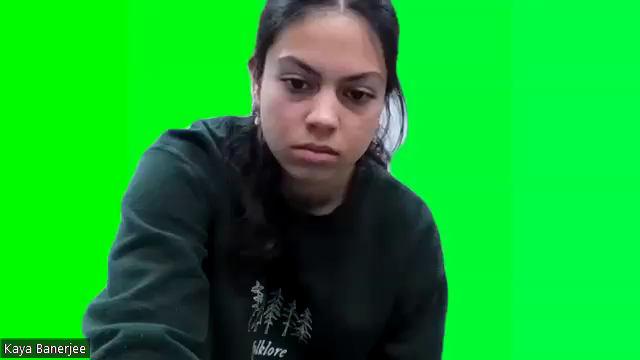
#> input picture Step 3.75 Transparent Video/Testing/frame2.png, 640 x 360 px
$ python transparent.py
#> lines starting #> are read from the running program, lines starting #| are printed output that depends on the picture; after the words box and inside, x2 and y2 are one past the last pixel; in counts of white or black regions, pixels touching at a corner belong together
import cv2
import numpy as np

def make_green_part_transparent(image_path, output_path):
    # Read the image
#> called with image_path = 'frame2.png', output_path = 'green.png'
    img = cv2.imread(image_path)
#> img is the input picture: shape (360, 640, 3); mean B, G, R 43.5, 169.6, 20.3

    # Convert the image to the HSV color space
    hsv = cv2.cvtColor(img, cv2.COLOR_BGR2HSV)
#> hsv: shape (360, 640, 3); mean H, S, V 75.2, 193, 173.4

    # Define the lower and upper bounds for the green color
    lower_green = np.array([40, 40, 40])  # Adjust as needed
    upper_green = np.array([80, 255, 255])  # Adjust as needed

    # Create a mask for the green color
    mask = cv2.inRange(hsv, lower_green, upper_green)
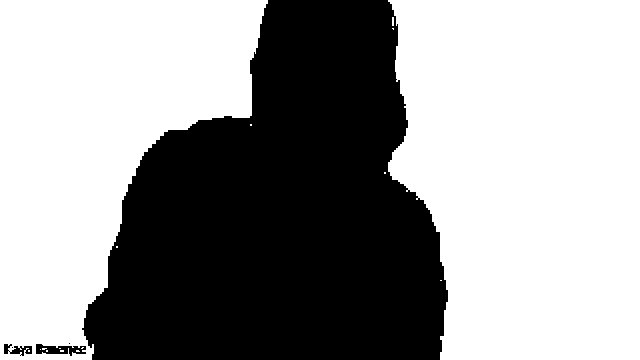
#> mask: shape (360, 640); 60.1% white; 5 black regions (2 under 20 px), largest, box (x1, y1, x2, y2) and area: (82, 0, 448, 360) 91286, (36, 344, 86, 356) 348, (4, 344, 32, 356) 181

    # Create an alpha channel with transparency for the non-green parts
    alpha_channel = np.ones(img.shape[:2], dtype=img.dtype) * 255
    alpha_channel[mask == 255] = 0

    # Add the alpha channel to the original image
    img_bgra = cv2.merge((img, alpha_channel))

    # Save the result with a transparent green part
    cv2.imwrite(output_path, img_bgra)

# Example usage:
input_image_path = "frame2.png"
output_image_path = "green.png"
make_green_part_transparent(input_image_path, output_image_path)
